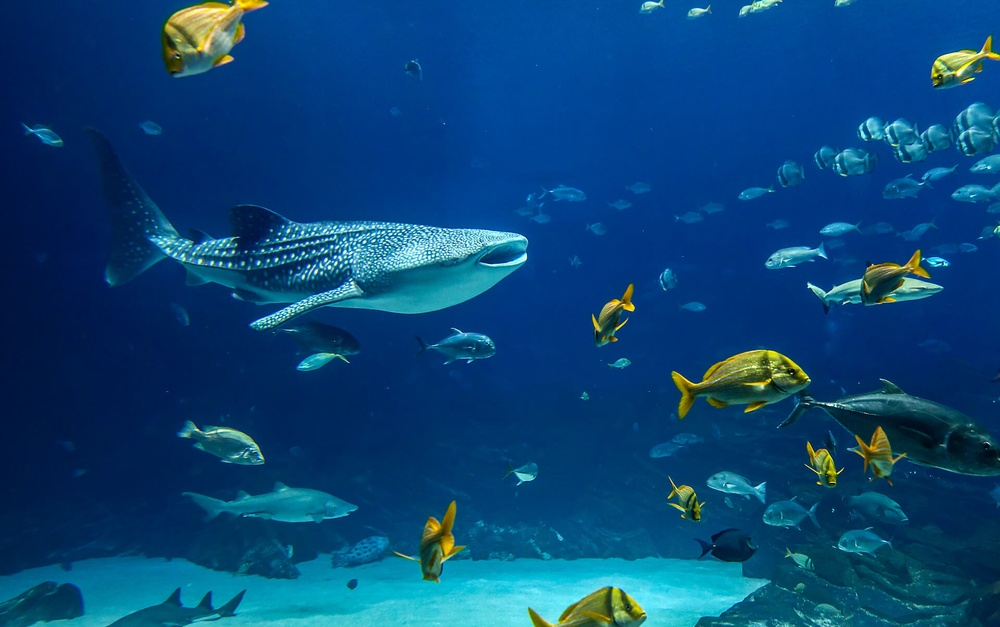
%> input picture image1.jpg, 1000 x 627 px, shrunk from 1920 x 1204 before the run
$ octave --eval "result = hist_eq(imread('image1.jpg'));"   (GNU Octave 9; MATLAB toolbox functions it lacks are replaced by stand-ins)
%> lines starting %> are read from the running program, lines starting %| are printed output that depends on the picture
%% This function performs the histogram equalization of a colour image
%%% input image i can be any RGB color image
%% output image k1 will be histogram equalised image
function [k1]=hist_eq(i)
 for j=1:3
k=i(:,:,j);
k1(:,:,j)= histeq(k);
 end
%> this loop made 3 passes
%> pass 1, in hist_eq, `k=i(:,:,j);`:
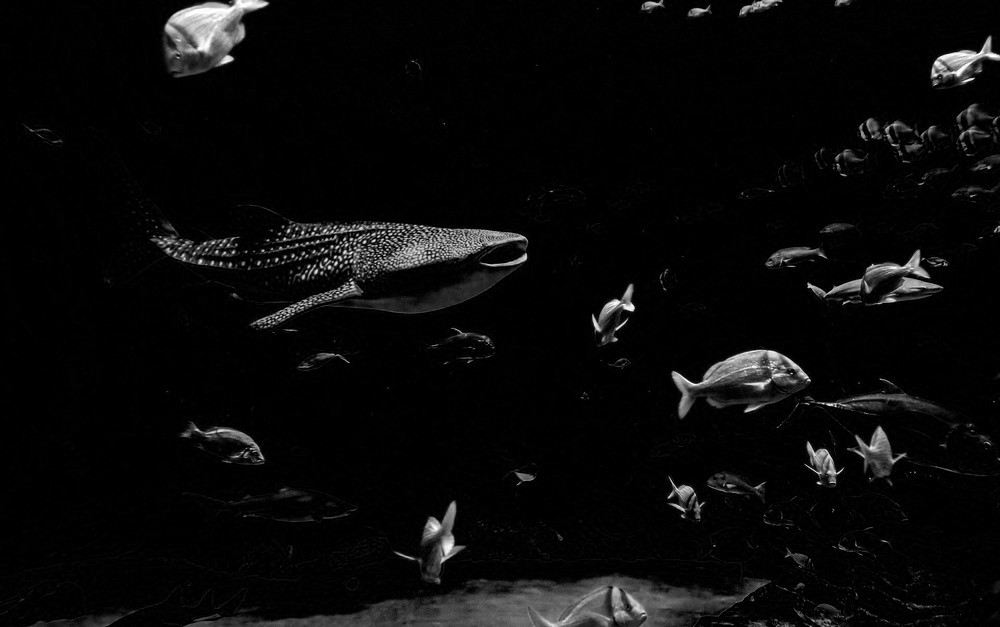
%> k: size 627x1000 uint8; min 0, max 255, mean 9.6
%> pass 2, in hist_eq, `k=i(:,:,j);`:
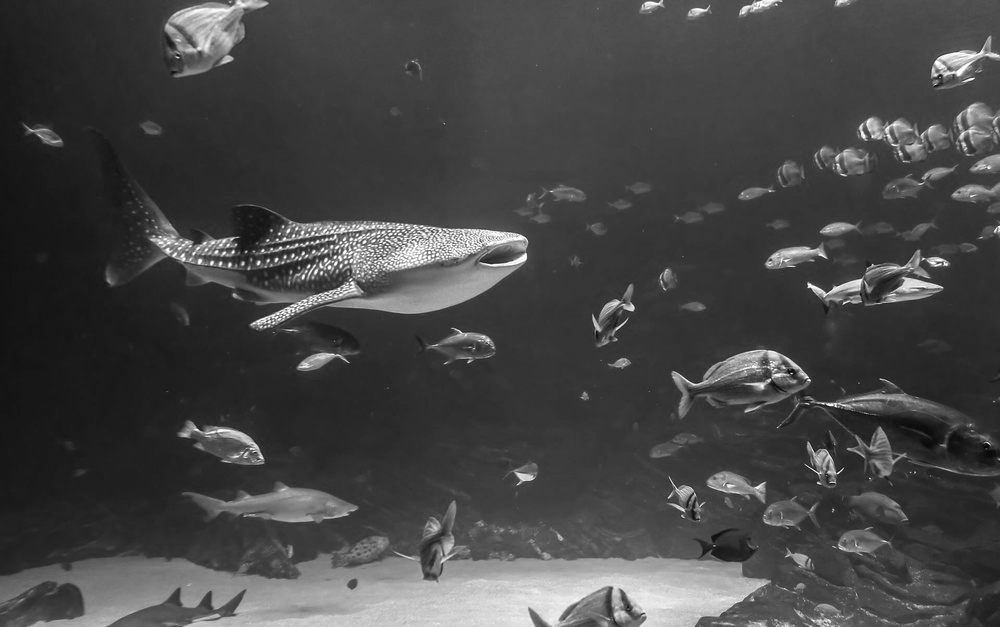
%> k: size 627x1000 uint8; min 3, max 255, mean 69.6
%> pass 3, in hist_eq, `k=i(:,:,j);`:
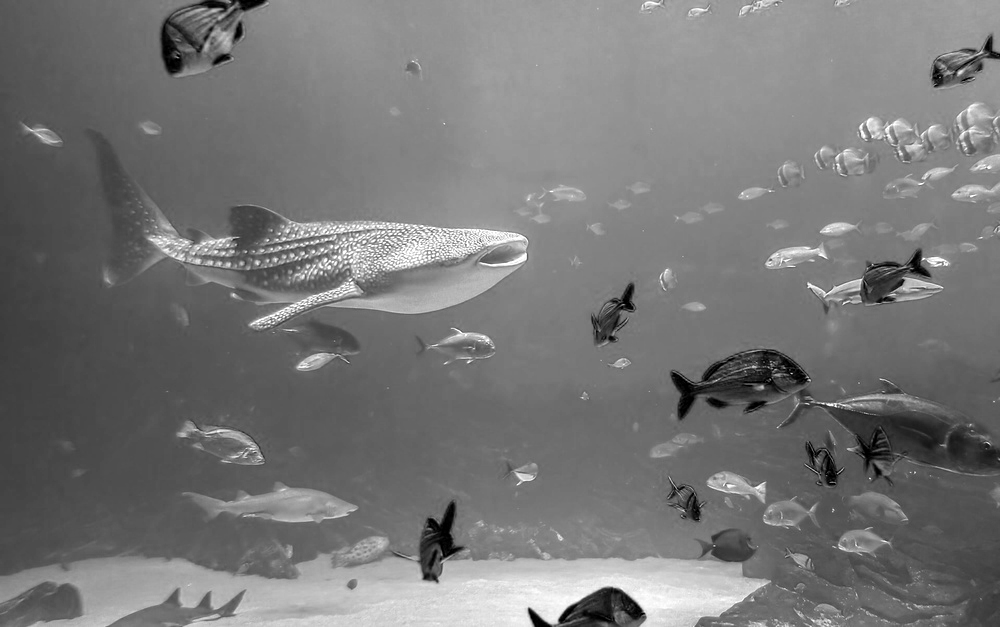
%> k: size 627x1000 uint8; min 0, max 255, mean 118.8
%> after the loop:
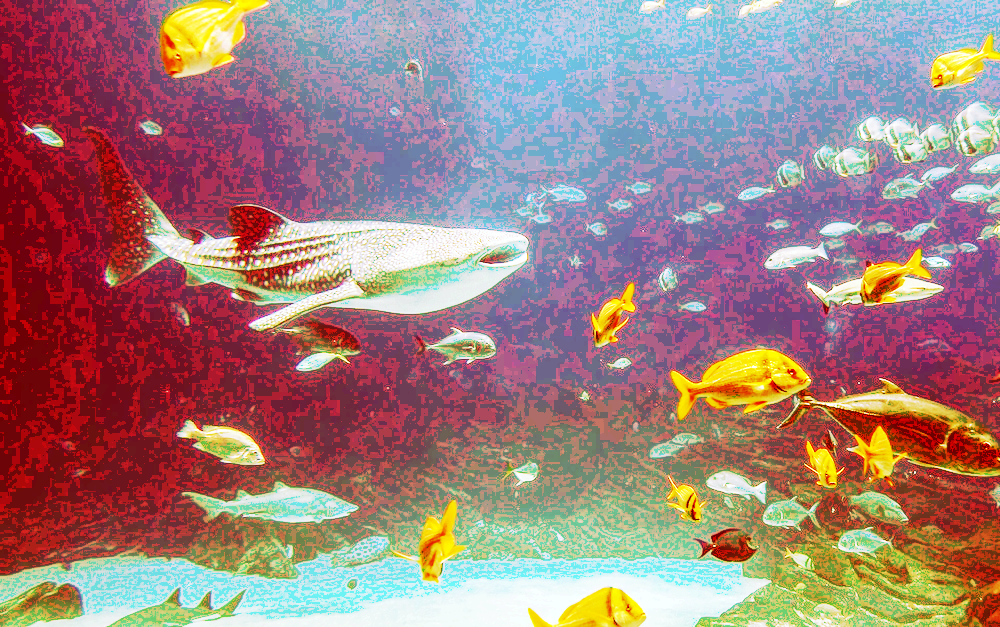
%> k1: size 627x1000x3 uint8; mean R, G, B 159.4, 127.4, 126.6
figure, imshow(k1)

$ run again, on image10.jpg
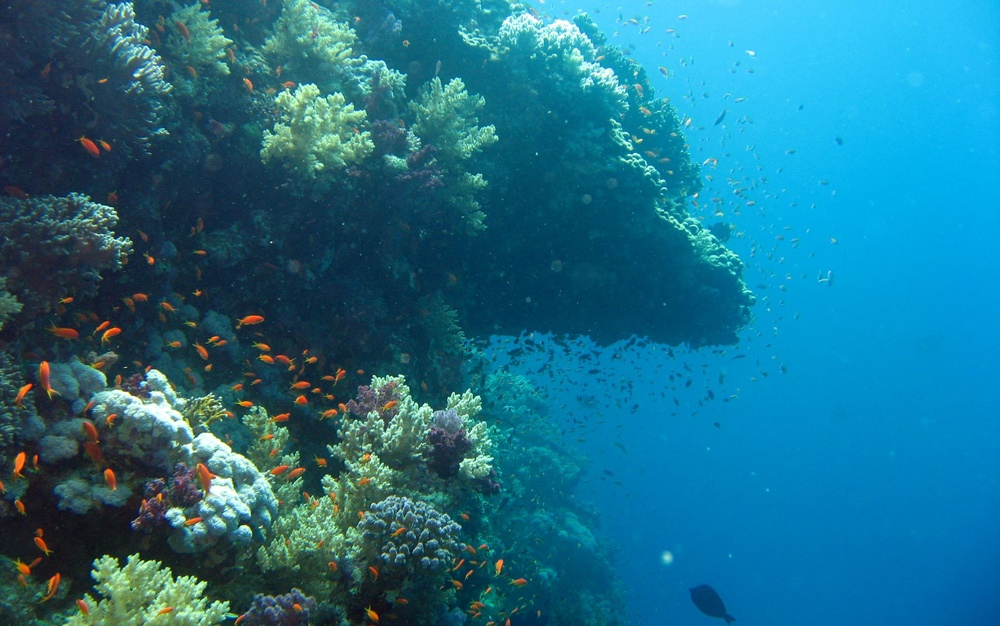
%> input picture image10.jpg, 1000 x 626 px, shrunk from 1920 x 1202 before the run
%> the loop in hist_eq, `for j=1:3` made 3 passes
%> pass 1, in hist_eq, `k=i(:,:,j);`:
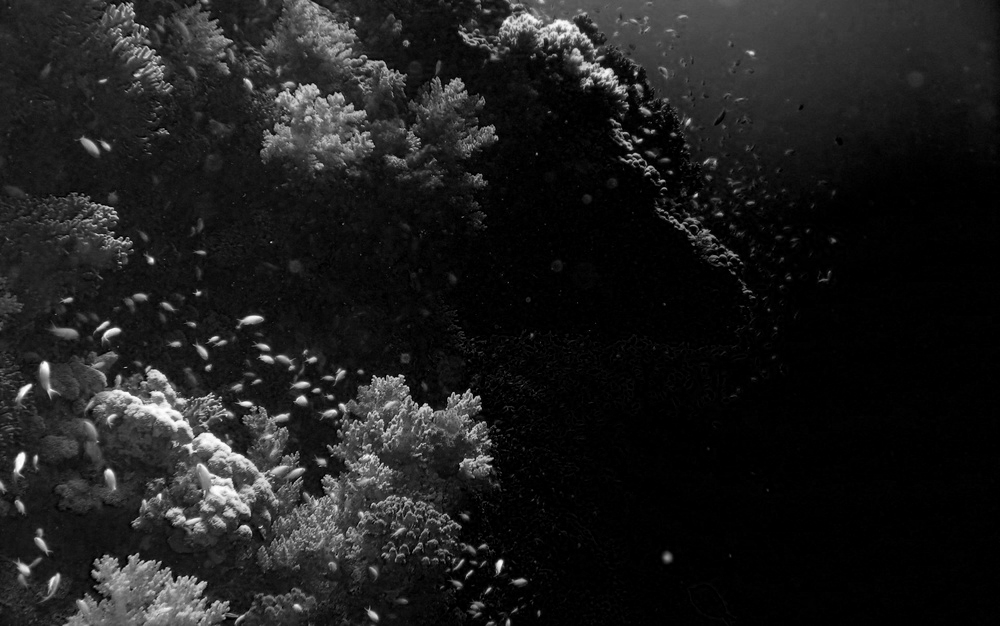
%> k: size 626x1000 uint8; min 0, max 255, mean 29
%> after the loop in hist_eq, `for j=1:3`:
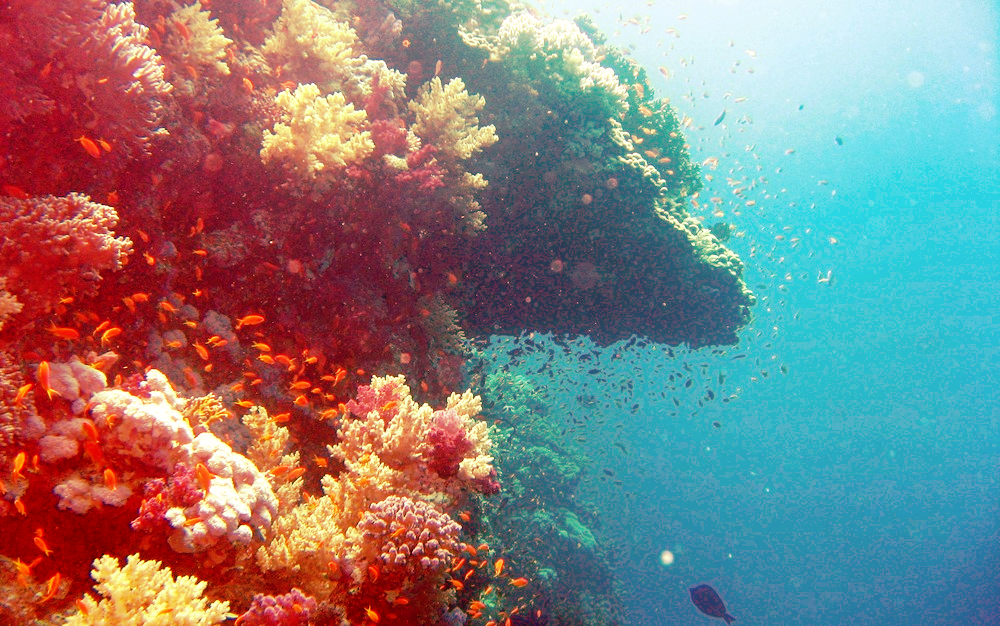
%> k1: size 626x1000x3 uint8; mean R, G, B 131.8, 126.4, 126.2

$ run again, on image2.jpg
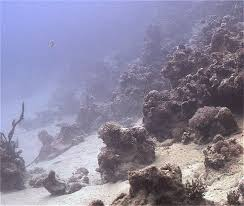
%> input picture image2.jpg, 244 x 206 px
%> the loop in hist_eq, `for j=1:3` made 3 passes
%> pass 1, in hist_eq, `k=i(:,:,j);`:
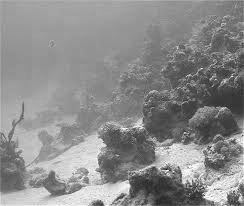
%> k: size 206x244 uint8; min 14, max 255, mean 139.2
%> after the loop in hist_eq, `for j=1:3`:
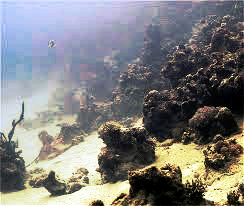
%> k1: size 206x244x3 uint8; mean R, G, B 126.6, 126.5, 126.3

$ run again, on image3.jpg
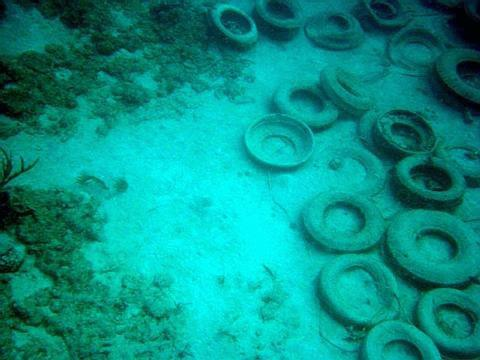
%> input picture image3.jpg, 480 x 360 px
%> the loop in hist_eq, `for j=1:3` made 3 passes
%> pass 1, in hist_eq, `k=i(:,:,j);`:
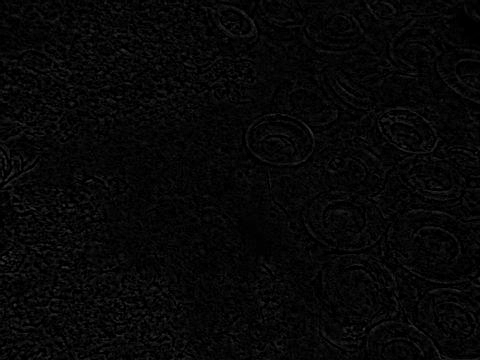
%> k: size 360x480 uint8; min 0, max 60, mean 7
%> after the loop in hist_eq, `for j=1:3`:
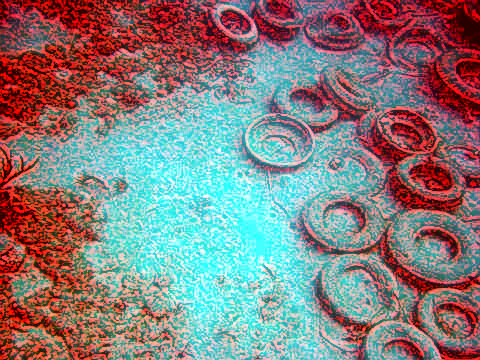
%> k1: size 360x480x3 uint8; mean R, G, B 134.8, 126.1, 126.1
